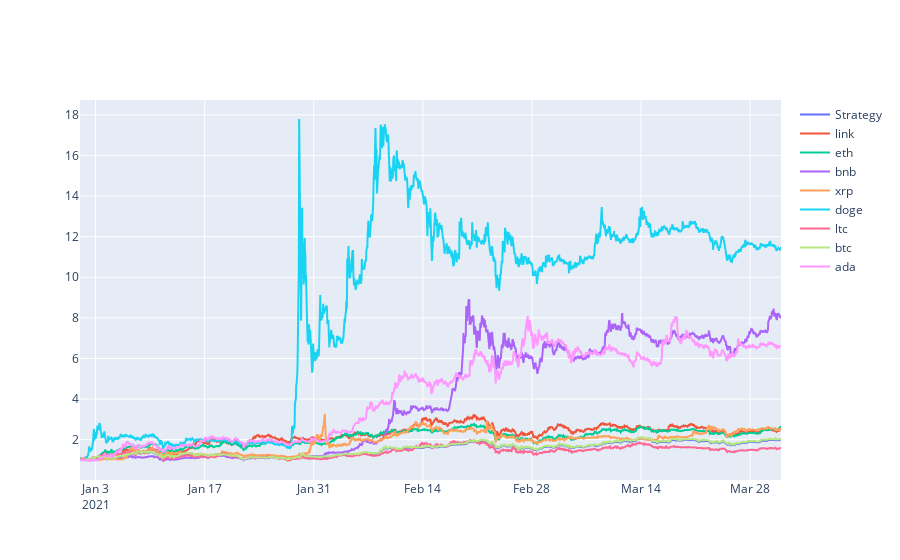

This figure's notebook cell:
### Code cell
bat_dqn.plot_return_against_hold(allocation_values_dqn)

### Figure 1 — Plotly figure (JSON) as saved in the notebook; plotly's stock layout.template omitted (floating-point values rounded to 4 significant figures; data arrays with more than 128 entries replaced by an {"elided": "..."} marker saying what was removed)
{"data": [{"name": "Strategy", "type": "scatter", "x": {"elided": "2158 str values"}, "xaxis": "x", "y": {"elided": "2158 float values"}, "yaxis": "y"}, {"name": "link", "type": "scatter", "x": {"elided": "2160 str values"}, "xaxis": "x", "y": {"elided": "2160 float values"}, "yaxis": "y"}, {"name": "eth", "type": "scatter", "x": {"elided": "2160 str values"}, "xaxis": "x", "y": {"elided": "2160 float values"}, "yaxis": "y"}, {"name": "bnb", "type": "scatter", "x": {"elided": "2160 str values"}, "xaxis": "x", "y": {"elided": "2160 float values"}, "yaxis": "y"}, {"name": "xrp", "type": "scatter", "x": {"elided": "2160 str values"}, "xaxis": "x", "y": {"elided": "2160 float values"}, "yaxis": "y"}, {"name": "doge", "type": "scatter", "x": {"elided": "2160 str values"}, "xaxis": "x", "y": {"elided": "2160 float values"}, "yaxis": "y"}, {"name": "ltc", "type": "scatter", "x": {"elided": "2160 str values"}, "xaxis": "x", "y": {"elided": "2160 float values"}, "yaxis": "y"}, {"name": "btc", "type": "scatter", "x": {"elided": "2160 str values"}, "xaxis": "x", "y": {"elided": "2160 float values"}, "yaxis": "y"}, {"name": "ada", "type": "scatter", "x": {"elided": "2160 str values"}, "xaxis": "x", "y": {"elided": "2160 float values"}, "yaxis": "y"}], "layout": {"xaxis": {"anchor": "y", "domain": [0, 1]}, "yaxis": {"anchor": "x", "domain": [0, 1]}}}
